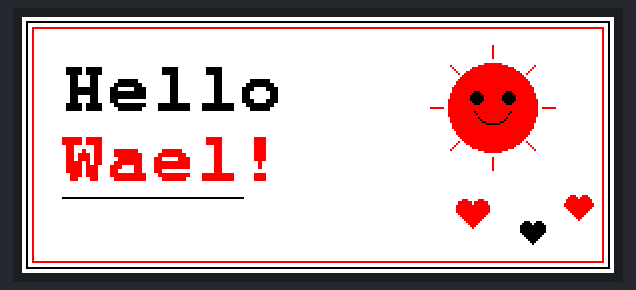
This program was run on a simulated ESP32-S3. Parts: 296×128 colour display. What the program prints to the serial monitor is not drawn.

Above: at 15.3 s.

The program:

main.cpp
```cpp
// WeAct Studio 2.9" 3-COLOR (black/white/red) SPI e-paper test
// for ESP32-S3-DevKitM-1
//
// Panel:      WeAct Studio 2.9" b/w/RED, 296x128, SSD1680-class controller
// Framework:  Arduino (PlatformIO)
// Library:    GxEPD2 by Jean-Marc Zingg
//
// Wiring (see WIRING.md for the full table / diagram):
//   Display   ESP32-S3 GPIO
//   -------   -------------
//   BUSY  ->  4
//   RST   ->  5
//   DC    ->  6
//   CS    ->  7
//   SCL   ->  12   (SPI clock / SCK)
//   SDA   ->  11   (SPI data  / MOSI)
//   GND   ->  GND
//   VCC   ->  3V3  (3.3 V ONLY)

#include <Arduino.h>
#include <GxEPD2_3C.h>   // 3-color (black/white/red) variant
#include <SPI.h>
#include <Fonts/FreeMonoBold9pt7b.h>

// ---- Control pins ----
#define EPD_BUSY 4
#define EPD_RST  5
#define EPD_DC   6
#define EPD_CS   7

// ---- Hardware SPI pins (FSPI) ----
#define EPD_SCK  12  // SCL
#define EPD_MOSI 11  // SDA
#define EPD_MISO 13  // unused by e-paper, but SPI.begin() wants a pin

// WeAct Studio 2.9" 3-color 296x128.
// GxEPD2_290_C90c matches the SSD1680-based WeAct 3-color panel.
// If colors look wrong or the panel stays blank, try GxEPD2_290_Z13c
// (change BOTH occurrences of the class name below).
GxEPD2_3C<GxEPD2_290_C90c, GxEPD2_290_C90c::HEIGHT>
    display(GxEPD2_290_C90c(/*CS=*/EPD_CS, /*DC=*/EPD_DC,
                            /*RST=*/EPD_RST, /*BUSY=*/EPD_BUSY));

void setup() {
  Serial.begin(115200);
  // Native USB CDC: wait (up to ~2s) for the host serial monitor to attach
  // so the first prints aren't lost.
  unsigned long t0 = millis();
  while (!Serial && millis() - t0 < 2000) {
    delay(10);
  }
  delay(200);
  Serial.println("\nWeAct 2.9\" 3-color e-paper test starting...");

  // Bind hardware SPI to our chosen pins, then init the panel.
  display.init(115200, true, 2, false);
  SPI.end();
  SPI.begin(EPD_SCK, EPD_MISO, EPD_MOSI, EPD_CS);

  display.setRotation(1);   // 1 = landscape (296 wide)
  display.setFont(&FreeMonoBold9pt7b);

  // Full-screen refresh: white background, black border, a friendly greeting
  // on the left, and some fun graphics on the right.
  display.setFullWindow();
  display.firstPage();
  do {
    display.fillScreen(GxEPD_WHITE);

    // Decorative double border (black outer, red inner).
    display.drawRect(2, 2, display.width() - 4, display.height() - 4, GxEPD_BLACK);
    display.drawRect(5, 5, display.width() - 10, display.height() - 10, GxEPD_RED);

    // ---- Greeting text (left side) ----
    display.setTextSize(2);                 // 2x the 9pt font

    display.setTextColor(GxEPD_BLACK);
    display.setCursor(20, 45);
    display.print("Hello");

    display.setTextColor(GxEPD_RED);
    display.setCursor(20, 80);
    display.print("Wael!");

    // little underline flourish under the name
    display.drawLine(20, 90, 110, 90, GxEPD_BLACK);

    display.setTextSize(1);

    // ---- Fun graphics (right side) ----
    // A cheerful smiley "sun" in the upper-right.
    const int sunX = 235, sunY = 45, sunR = 22;
    display.fillCircle(sunX, sunY, sunR, GxEPD_RED);   // sun face
    // sun rays
    for (int a = 0; a < 360; a += 45) {
      float rad = a * 3.14159265f / 180.0f;
      int x1 = sunX + (int)((sunR + 3) * cos(rad));
      int y1 = sunY + (int)((sunR + 3) * sin(rad));
      int x2 = sunX + (int)((sunR + 9) * cos(rad));
      int y2 = sunY + (int)((sunR + 9) * sin(rad));
      display.drawLine(x1, y1, x2, y2, GxEPD_RED);
    }
    // smiley face on the sun (black)
    display.fillCircle(sunX - 8, sunY - 5, 3, GxEPD_BLACK);  // left eye
    display.fillCircle(sunX + 8, sunY - 5, 3, GxEPD_BLACK);  // right eye
    // smile: a short arc made of dots
    for (int dx = -9; dx <= 9; dx++) {
      int dy = (int)(0.08f * dx * dx);   // gentle upward smile curve
      display.drawPixel(sunX + dx, sunY + 8 - dy, GxEPD_BLACK);
    }

    // A couple of hearts in the lower-right.
    auto drawHeart = [&](int cx, int cy, int s, uint16_t color) {
      display.fillCircle(cx - s / 2, cy, s / 2, color);
      display.fillCircle(cx + s / 2, cy, s / 2, color);
      display.fillTriangle(cx - s, cy + 1, cx + s, cy + 1,
                           cx, cy + s + 2, color);
    };
    drawHeart(225, 95, 8, GxEPD_RED);
    drawHeart(255, 105, 6, GxEPD_BLACK);
    drawHeart(278, 92, 7, GxEPD_RED);
  } while (display.nextPage());

  Serial.println("Done - display should now greet Wael.");
  display.hibernate();  // low power; image persists with no power
}

void loop() {
  // E-paper holds its image; nothing to do.
}
```
